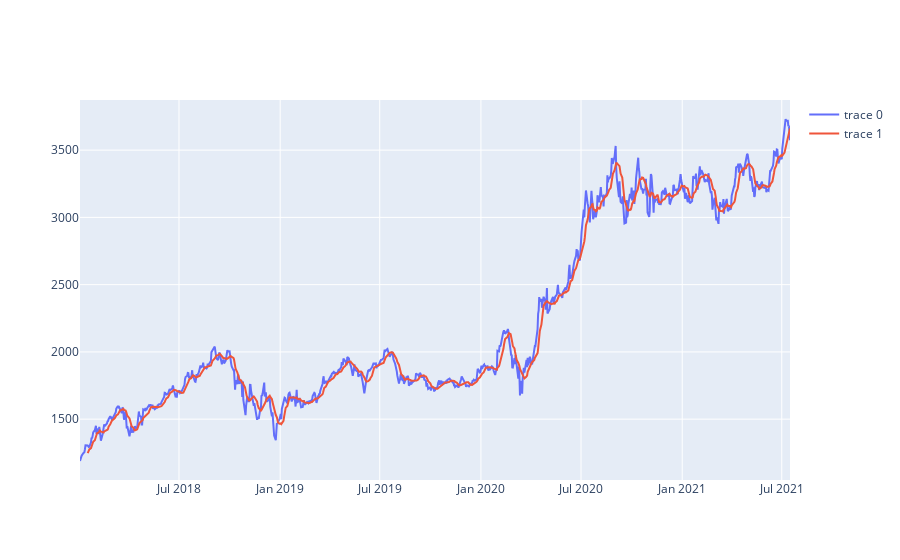

Here is the notebook cell this chart was saved with:
### Code cell
fig = go.Figure()

fig.add_trace(go.Scatter(
    x = df.index,
    y = df['Close']
))


fig.add_trace(go.Scatter(
    x = df.index,
    y = df['Close_MM']
))

### Figure 1 — Plotly figure (JSON) as saved in the notebook; plotly's stock layout.template omitted (floating-point values rounded to 4 significant figures; data arrays with more than 128 entries replaced by an {"elided": "..."} marker saying what was removed)
{"data": [{"type": "scatter", "x": {"elided": "891 str values"}, "y": {"elided": "891 float values"}}, {"type": "scatter", "x": {"elided": "891 str values"}, "y": {"elided": "891 float values"}}], "layout": {}}
